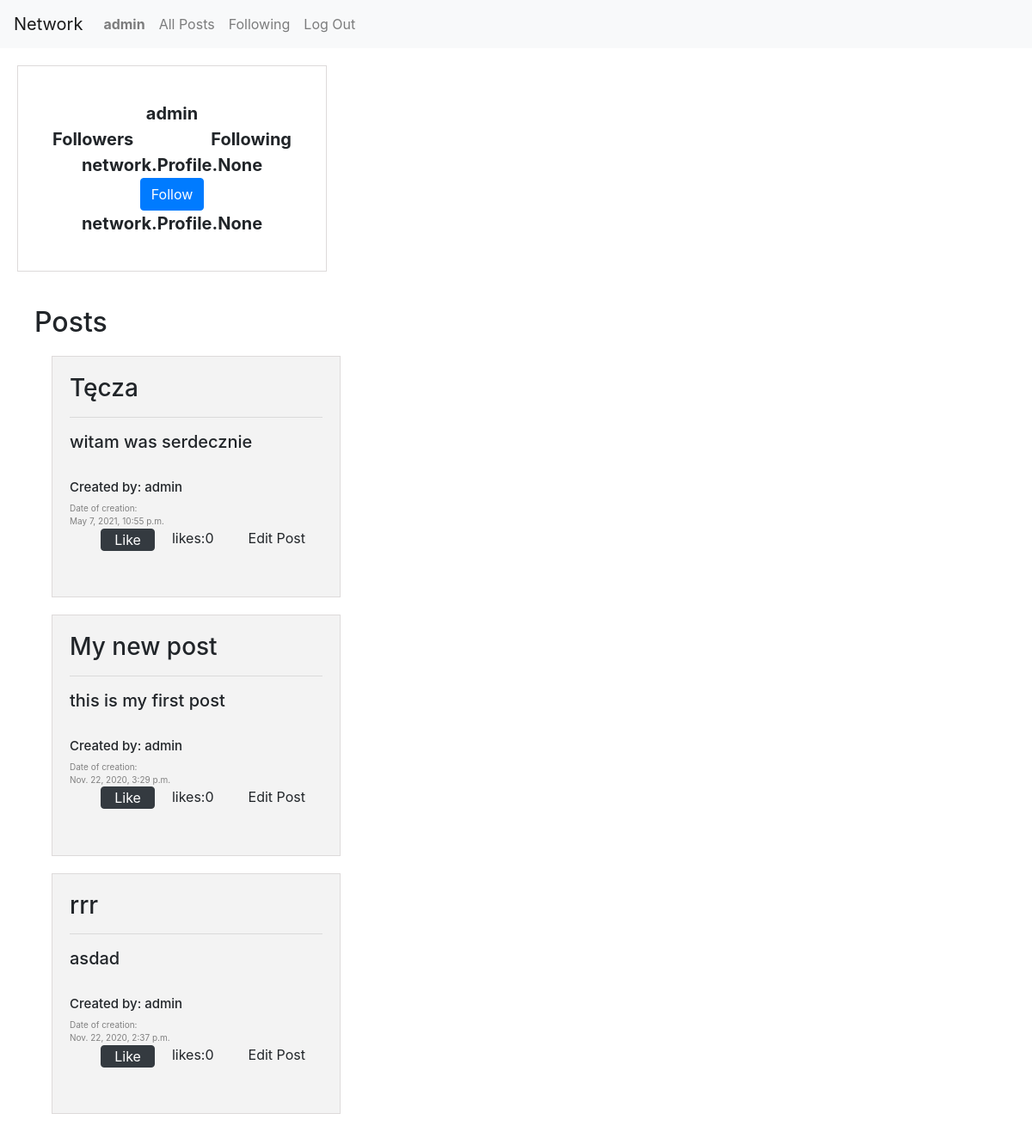
/profile (signed in), run on an earlier commit of the app's database.
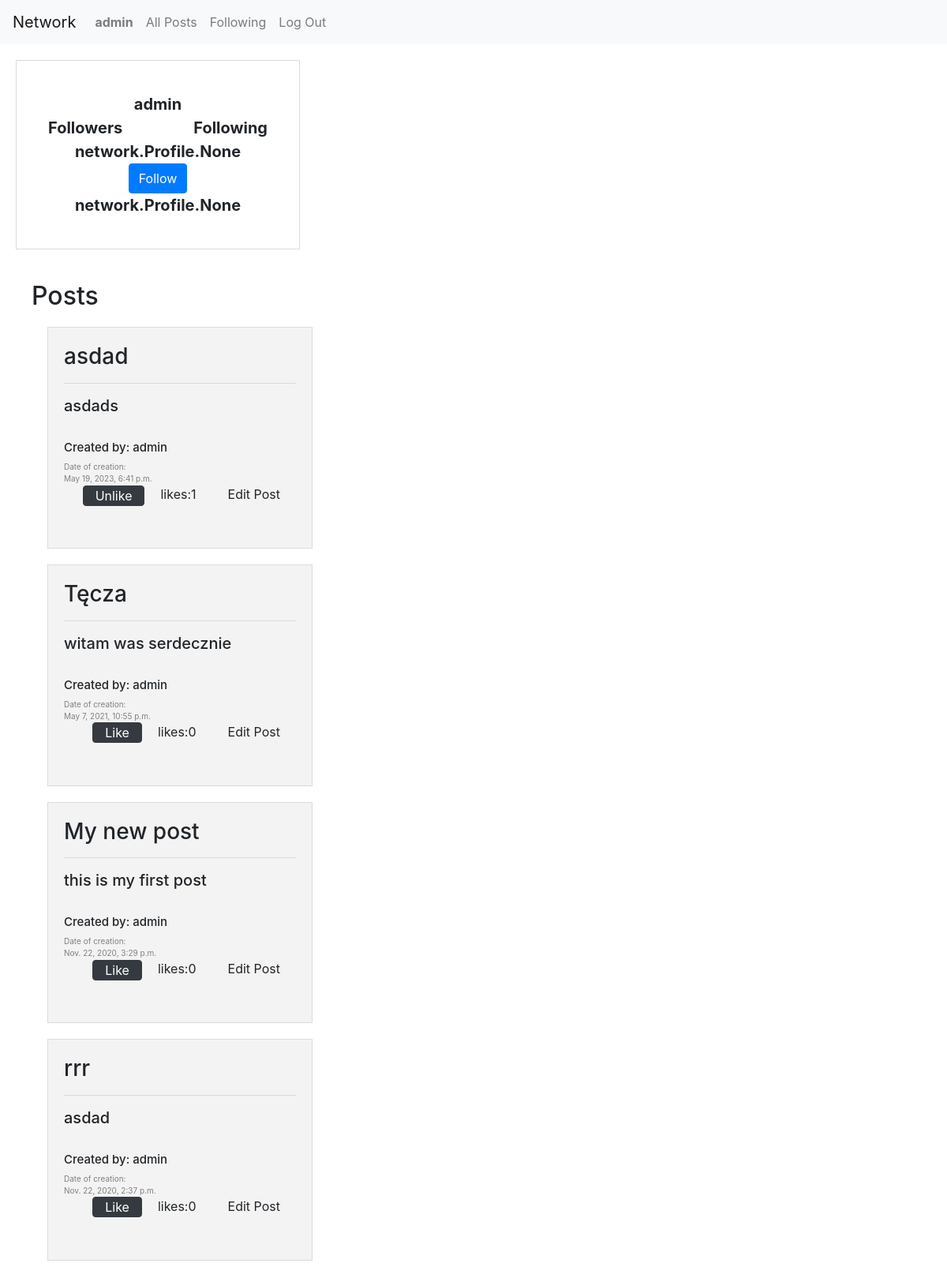
And on a later commit of the database.
### network/models.py (models this page shows, shortened)
class Post(models.Model):
    title = models.CharField(max_length=64)
    text = models.TextField()
    likes = models.ManyToManyField(
        "User", default=None, blank=True, related_name="likes"
    )
    creation_date = models.DateTimeField()
    author = models.ForeignKey(
        User, on_delete=models.CASCADE, blank=True, related_name="author"
    )

class User(AbstractUser):
    def __str__(self):
        return self.username

### network/views.py (the view)
# urls.py: path("profile", views.profile, name="profile"),
def profile(request):
    posts_list = Post.objects.filter(author=request.user).order_by("-creation_date")
    return render(
        request,
        "network/profile.html",
        {
            "posts_list": posts_list,
            "user": request.user,
        },
    )

### network/templates/network/profile.html (shortened to what this page needs)
{% extends "network/layout.html" %}
{% load static %}
{% block body %}
<div class="profile-container">
    <div class="row" style="text-align: center;">
        <div class="col-sm-2"></div>
        <div class="col-sm-8">{{user.username}}</div>
        <div class="col-sm-2"></div>
      </div>
      <div class="row" style="text-align: center;">
        <div class="col-sm">Followers</div>
        <div class="col-sm"></div>
        <div class="col-sm">Following</div>
      </div>
      <div class="row" style="text-align: center;">
        <div class="col-sm">{{user.followers}}</div>
        {% if user.is_authenticated %}
            <div class="col-sm"><button type="button" id="button" class="btn btn-primary">Follow</button></div>
        {% endif %}
        <div class="col-sm">{{user.following}}</div>
      </div>
</div>
<div class="posts-container">
    <h2>Posts</h2>
    {% for post in posts_list %}
    <div class="post" id="{{post.id}}">
        <div class="content">
            <h3>{{post.title}}</h3>
            <hr>
            <div id="text-before">
                <h5>{{post.text}}</h5>
            </div>
            <br>
            <div class="get-user">
                <h5 style="font-size: 15px;" onclick = "get_profile('{{post.author.id}}')">Created by: {{post.author}}</h5>
            </div>
            <div class="date">
                Date of creation: <br>
                {{post.creation_date}}
            </div>
            <div class="right-bottom" style="height: 60px;">
                {% if request.user == post.author %}
                <div class="likes" style="cursor: pointer;" onclick = "display_edit()">
                    Edit Post
                </div>
                {% endif %}
                <div class="likes" >
                    likes:   <div class="like-count{{post.id}}" style="float: right;"> {{post.like_set.count}}</div>
                </div>
                <form class="like-form" id="{{post.id}}" method=post action="{% url 'like' post_id=post.id %}" style=" float: right;">
                    {% if user.is_authenticated %}
                        {% if user not in post.likes.all %}
                            <button class="btn btn-dark like{{post.id}}" type="submit" value="Save"> Like </button>
                        {% else %}
                            <button class="btn btn-dark like{{post.id}}" type="submit" value="Save"> Unlike </button>
                        {% endif %}
                    {% endif %}
                </form>
            </div>
        </div>
    </div>
    {% endfor %}
</div>
{% endblock %}

What changed in the data, as far as the page shows it:
added Post: title "asdad", text "asdads", author "admin", creation_date "May 19, 2023, 6:41 p.m.", shows "Edit Post", like_set.count "1"
